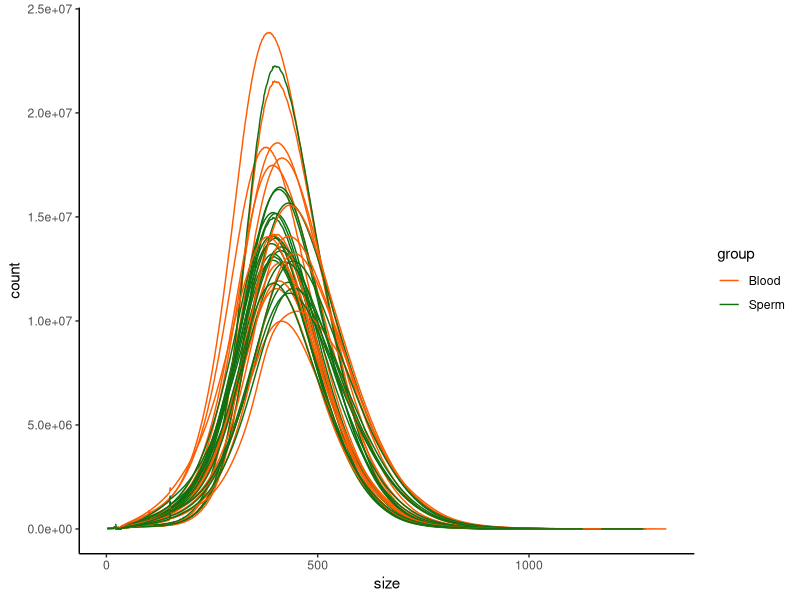

R code for this plot:

library(ggplot2)

raw<-read.delim(file="summary_insert_size.txt",header=T)

raw2<-raw[raw$cohort=="Old"|raw$cohort=="Young",]


ggplot(raw2,aes(x=size,y=count,col=group,group=name))+
	geom_line()+
	scale_colour_manual(values = c("#ff5b00","#107010"))+
	theme_classic()
